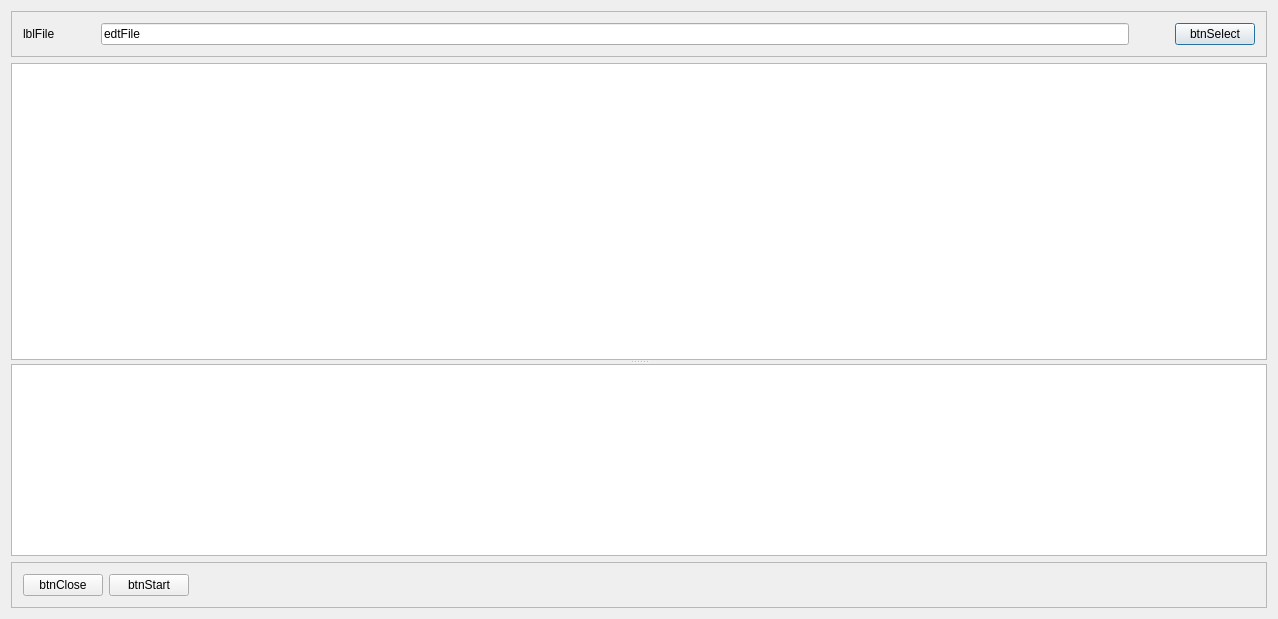
<?xml version="1.0" encoding="UTF-8"?>
<ui version="4.0">
 <class>WorkingDlgClass</class>
 <widget class="QDialog" name="WorkingDlgClass">
  <property name="geometry">
   <rect>
    <x>0</x>
    <y>0</y>
    <width>1278</width>
    <height>619</height>
   </rect>
  </property>
  <property name="windowTitle">
   <string>WorkingDlgClass</string>
  </property>
  <layout class="QVBoxLayout" name="verticalLayout">
   <item>
    <widget class="QFrame" name="frame">
     <property name="sizePolicy">
      <sizepolicy hsizetype="Preferred" vsizetype="Preferred">
       <horstretch>0</horstretch>
       <verstretch>0</verstretch>
      </sizepolicy>
     </property>
     <property name="frameShape">
      <enum>QFrame::StyledPanel</enum>
     </property>
     <property name="frameShadow">
      <enum>QFrame::Raised</enum>
     </property>
     <layout class="QHBoxLayout" name="horizontalLayout_2">
      <item>
       <widget class="QLabel" name="lblFile">
        <property name="text">
         <string>lblFile</string>
        </property>
       </widget>
      </item>
      <item>
       <spacer name="horizontalSpacer_2">
        <property name="orientation">
         <enum>Qt::Horizontal</enum>
        </property>
        <property name="sizeType">
         <enum>QSizePolicy::Fixed</enum>
        </property>
        <property name="sizeHint" stdset="0">
         <size>
          <width>40</width>
          <height>20</height>
         </size>
        </property>
       </spacer>
      </item>
      <item>
       <widget class="QLineEdit" name="edtFile">
        <property name="text">
         <string>edtFile</string>
        </property>
       </widget>
      </item>
      <item>
       <spacer name="horizontalSpacer">
        <property name="orientation">
         <enum>Qt::Horizontal</enum>
        </property>
        <property name="sizeType">
         <enum>QSizePolicy::Fixed</enum>
        </property>
        <property name="sizeHint" stdset="0">
         <size>
          <width>40</width>
          <height>20</height>
         </size>
        </property>
       </spacer>
      </item>
      <item>
       <widget class="QPushButton" name="btnSelect">
        <property name="text">
         <string>btnSelect</string>
        </property>
       </widget>
      </item>
     </layout>
    </widget>
   </item>
   <item>
    <widget class="QSplitter" name="splitter">
     <property name="sizePolicy">
      <sizepolicy hsizetype="Expanding" vsizetype="Expanding">
       <horstretch>0</horstretch>
       <verstretch>0</verstretch>
      </sizepolicy>
     </property>
     <property name="orientation">
      <enum>Qt::Vertical</enum>
     </property>
     <widget class="QTableWidget" name="lvData">
      <property name="sizePolicy">
       <sizepolicy hsizetype="Expanding" vsizetype="Expanding">
        <horstretch>0</horstretch>
        <verstretch>3</verstretch>
       </sizepolicy>
      </property>
      <attribute name="verticalHeaderMinimumSectionSize">
       <number>30</number>
      </attribute>
     </widget>
     <widget class="QTextEdit" name="memError"/>
    </widget>
   </item>
   <item>
    <widget class="QFrame" name="frame_3">
     <property name="sizePolicy">
      <sizepolicy hsizetype="Preferred" vsizetype="Fixed">
       <horstretch>0</horstretch>
       <verstretch>0</verstretch>
      </sizepolicy>
     </property>
     <property name="frameShape">
      <enum>QFrame::StyledPanel</enum>
     </property>
     <property name="frameShadow">
      <enum>QFrame::Raised</enum>
     </property>
     <layout class="QHBoxLayout" name="horizontalLayout">
      <item>
       <widget class="QPushButton" name="btnClose">
        <property name="text">
         <string>btnClose</string>
        </property>
       </widget>
      </item>
      <item>
       <widget class="QPushButton" name="btnStart">
        <property name="text">
         <string>btnStart</string>
        </property>
       </widget>
      </item>
      <item>
       <spacer name="horizontalSpacer_3">
        <property name="orientation">
         <enum>Qt::Horizontal</enum>
        </property>
        <property name="sizeHint" stdset="0">
         <size>
          <width>1091</width>
          <height>20</height>
         </size>
        </property>
       </spacer>
      </item>
     </layout>
    </widget>
   </item>
  </layout>
 </widget>
 <layoutdefault spacing="6" margin="11"/>
 <resources/>
 <connections/>
</ui>
